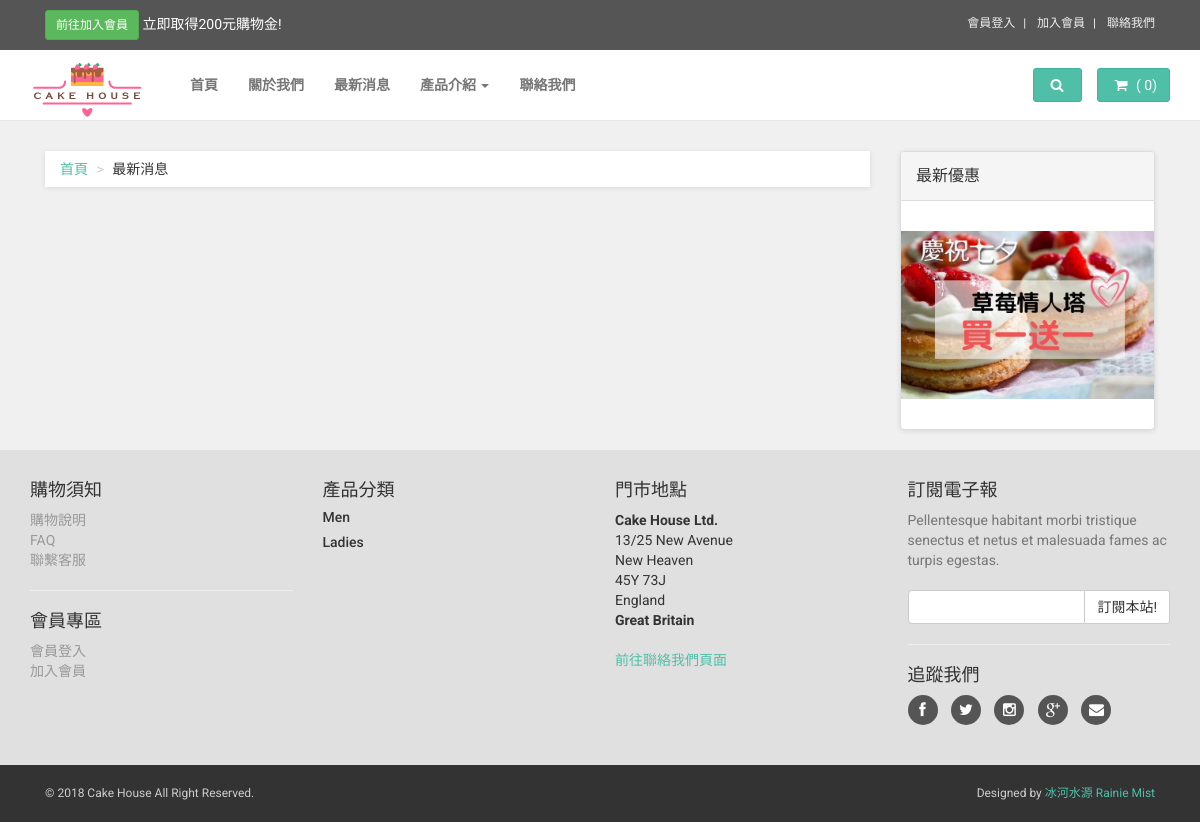
Before: /frontend/news_list.php with the older database file.
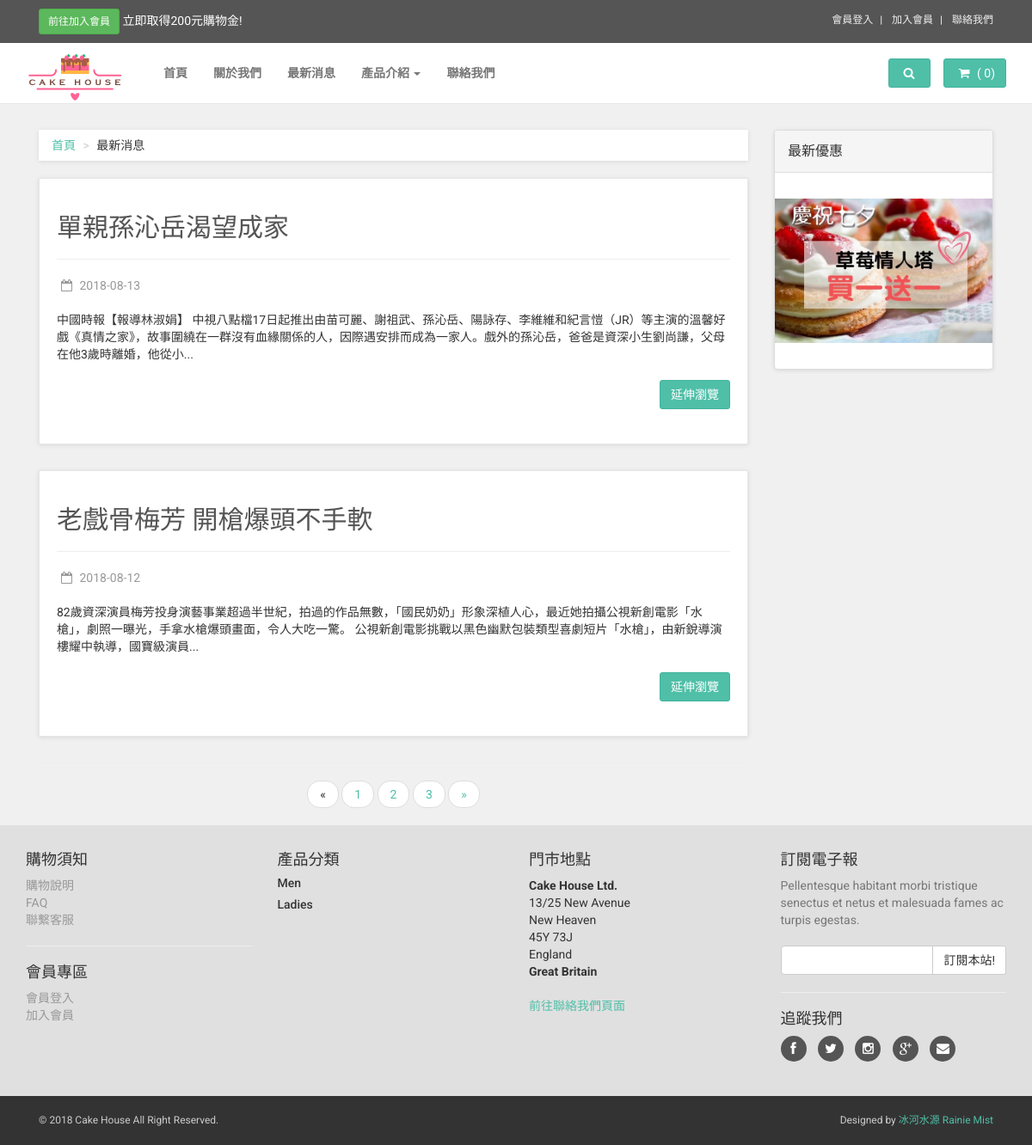
After: the same page with the newer database file.
### tables this page shows
CREATE TABLE IF NOT EXISTS `news` (
  `news_id` int(11) NOT NULL AUTO_INCREMENT,
  `published_date` varchar(255) NOT NULL,
  `title` varchar(255) NOT NULL,
  `content` text NOT NULL,
  `created_at` varchar(255) DEFAULT NULL,
  `updated_at` varchar(255) DEFAULT NULL,
  PRIMARY KEY (`news_id`)
);

### frontend/news_list.php (the view, shortened to what this page needs)
<?php
require_once ('../connection/connection.php');
$limit = 2;
if (isset($_GET["page"])) {
  $page  = $_GET["page"];
} else {
  $page=1;
};
$start_from = ($page-1) * $limit;
$query = $db->query("SELECT * FROM news ORDER BY published_date DESC LIMIT ".$start_from.",".$limit);
$data = $query->fetchAll(PDO::FETCH_ASSOC);
$total_rows = count($data);
?>
<!DOCTYPE html>
<html lang="en">
<head>
    <?php require_once('template/head_files.php'); ?>
</head>
<body>
<?php require_once('template/navbar.php'); ?>
    <div id="all">
        <div id="content">
            <div class="container">
                <div class="col-sm-9" id="blog-listing">
                    <ul class="breadcrumb">
                        <li><a href="#">首頁</a>
                        </li>
                        <li>最新消息</li>
                    </ul>
                    <?php foreach ($data as $news){?>
                    <div class="post">
                        <h2>
                            <a href="news.php?id=<?php echo $news['news_id'];?>" >
                        <?php echo $news['title']; ?> </a>
                    </h2>
                        <hr>
                        <p class="date-comments">
                            <a href="post.html"><i class="fa fa-calendar-o"></i> <?php echo $news['published_date']; ?></a>
                        </p>
                        <p class="intro"> <?php echo mb_strimwidth (strip_tags($news['content']),0,250,"..."); ?></p>
                        <p class="read-more"><a href="news.php?id=<?php echo $news['news_id'];?>" class="btn btn-primary">延伸瀏覽</a>
                        </p>
                    </div>
                    <?php } ?>
                     <?php  if($total_rows > 0){
                        $sth = $db->query("SELECT * FROM news ORDER BY published_date DESC ");
                        $data_count = count($sth ->fetchAll(PDO::FETCH_ASSOC));
                        $total_pages = ceil($data_count / $limit);
                    ?>
                    <ul class="pager">
                        <li class="page-item">
                        <?php   if($page > 1){ ?>
                        <a class="page-link" href="news_list.php?page=<?php echo $page-1; ?>">
                            <span>«</span>
                            <span class="sr-only">上一頁</span>
                        </a>
                        <?php }else{ ?>
                        <span class="page-link">«</span>
                        <?php } ?>
                        </li>
                        <?php for($i=1; $i <= $total_pages; $i++){ ?>
                        <li class="page-item">
                        <a class="page-link" href="news_list.php?page=<?php echo $i; ?>"><?php echo $i; ?></a>
                        </li>
                        <?php } ?>
                        <li class="page-item">
                        <?php   if($page < $total_pages){ ?>
                        <a class="page-link" href="news_list.php?page=<?php echo $page+1; ?>">
                            <span>»</span>
                        </a>
                        <?php }else{ ?>
                            <span class="page-link">»</span>
                        <?php } ?>
                        </li>
                    </ul>
                        <?php } ?>
                </div>
                <div class="col-md-3">
                    <div class="panel panel-default sidebar-menu">
                        <div class="panel-heading">
                            <h3 class="panel-title">最新優惠</h3>
                        </div>
                        <div class="panel-body">
                    </div>
                    <div class="banner">
                        <a href="#">
                            <img src="../images/ad-banner.jpg" alt="" class="img-responsive">
                        </a>
                    </div>
                        </div>
            </div>
        </div>
        <?php require_once('template/footer.php'); ?>
</body>
</html>

Changed rows visible on the page:
added news: title "單親孫沁岳渴望成家", published_date "2018-08-13", content "中國時報【報導林淑娟】 中視八點檔17日起推出由苗可麗、謝祖武、孫沁岳、陽詠存、李維維和紀言愷（JR）等主演的溫馨好戲《真情之家》，故事圍繞在一群沒有血緣關係的人，因際遇安排而成為一家人。戲外的孫沁岳，爸爸是資深小生劉尚謙，父母在他3歲時離婚，他從小..."
added news: title "老戲骨梅芳 開槍爆頭不手軟", published_date "2018-08-12", content "82歲資深演員梅芳投身演藝事業超過半世紀，拍過的作品無數，「國民奶奶」形象深植人心，最近她拍攝公視新創電影「水槍」，劇照一曝光，手拿水槍爆頭畫面，令人大吃一驚。 公視新創電影挑戰以黑色幽默包裝類型喜劇短片「水槍」，由新銳導演樓耀中執導，國寶級演員..."
Other visible differences:
new list line: "1"
new list line: "2"
new list line: "3"
